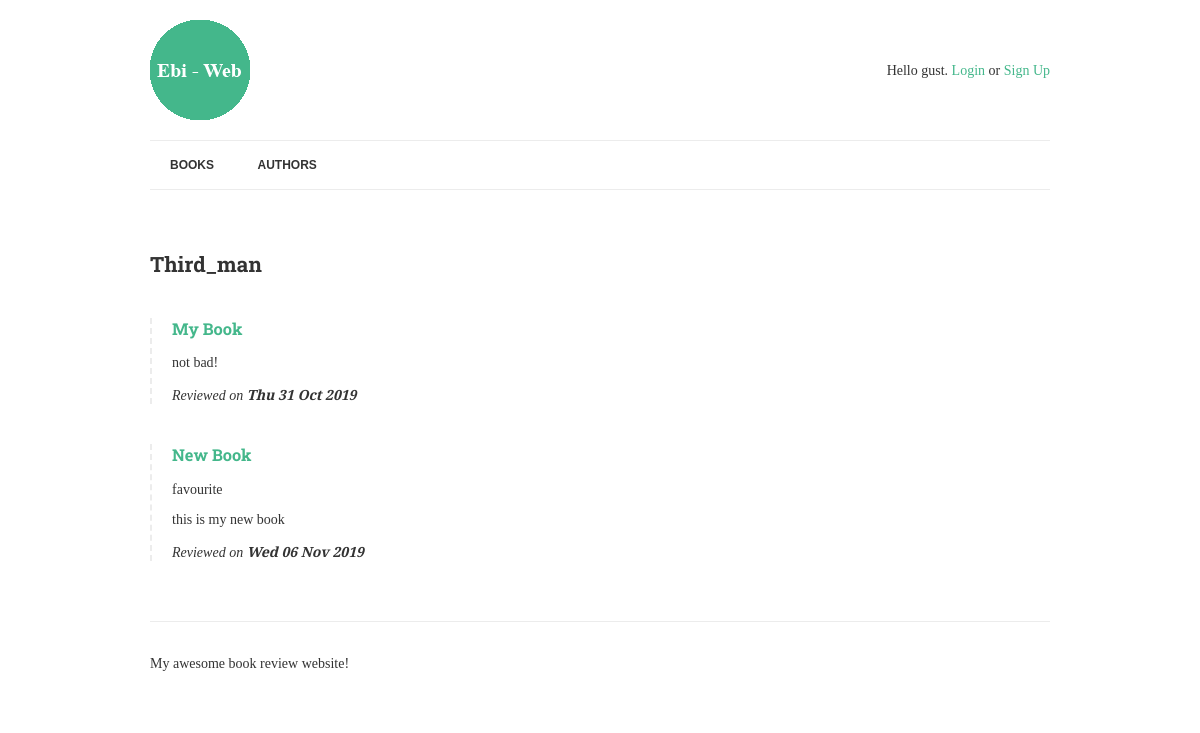
Page /authors/3 on the committed database.
### books/models.py (models this page shows, shortened)
class Author(models.Model):
	name = models.CharField(max_length=70,help_text=' Use pen name,not Real name',
							 unique=True)

class Book(models.Model): #now we need the quality that books might have
	title = models.CharField(max_length=150) #this going to be stored as a string we must set maximum lenght to store
	authors = models.ManyToManyField("Author",related_name="books")
	review = models.TextField(blank = True, null=True)
	reviewed_by = models.ForeignKey(User, blank=True, null=True, related_name='review', on_delete=models.PROTECT)
	date_reviewd = models.DateTimeField(blank = True, null=True)#it is stored as a date_time object *
	is_favourite = models.BooleanField(default=False,verbose_name="Favourite?")

### books/views.py (the view)
# urls.py: path('authors/<int:pk>',AuthorDetail.as_view(),name="author-detail"), #(?P<pk>[-\w]+/)
class AuthorDetail(DetailView):
    model = Author
    template_name = "author.html"

### books/templates/author.html (shortened to what this page needs)
{% extends "base.html" %}
{% block content %}
    <h2>{{author.name}}</h2>
    {% for book in author.books.all %}
        {% if book.review %}
            <div class="book">
                <h3><a href="{% url 'book-detail' book.pk %}">{{book.title }} </a></h3>
                {% if book.is_favourite %} <p class="highlight">favourite</p>{% endif %}
                <p>{{book.review|linebreaks}}</p>
                <p class="meta">
                    Reviewed on <strong> {{book.date_reviewd|date:"D d M Y" }} </strong>
                </p>
            </div>
        {% endif %}
    {% endfor %}
{% endblock %}

### web_test/static/css/style.css (style rules this page uses)
p.meta { font-style: italic; }
.book { border-left: 2px dashed #ececec; padding-left: 20px; margin: 40px 0; }
body { font-family: 'Merriweather', serif; color: #333; font-size: 14px; }
h1, h2, h3, h4, h5, h6 { font-family: 'Roboto Slab', serif; }
a { color: #44B78B; text-decoration: none; }

### rows in the picture
Author: name "Third_man"
Book: title "My Book", review "not bad!", date_reviewd "Thu 31 Oct 2019"
Book: title "New Book", is_favourite "favourite", review "this is my new book", date_reviewd "Wed 06 Nov 2019"
